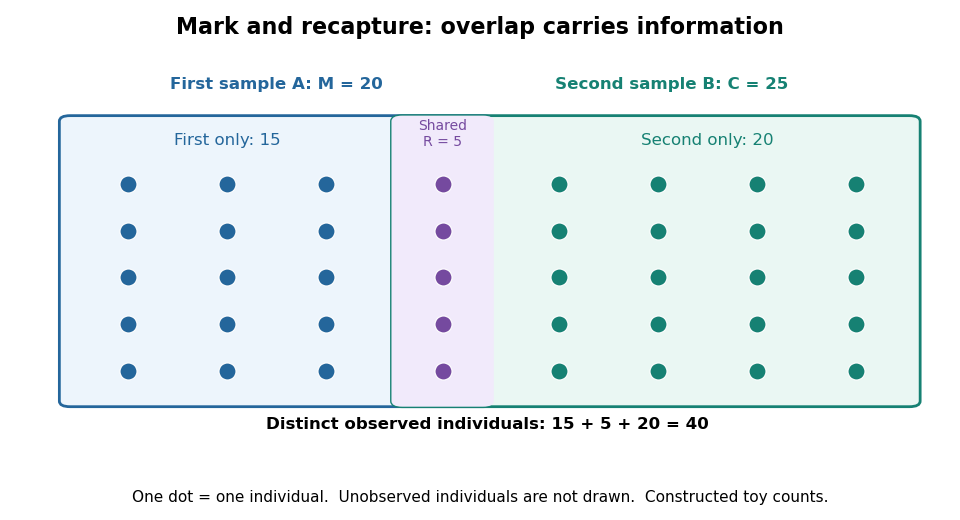

Reproduce this figure in Python.
"""Draw exactly 40 distinct observed individuals in two overlapping sample sets.

Tested with Python 3.14.4 and Matplotlib 3.10.7 (Debian +dfsg1 build).
Run from _media; write an opaque white PNG with this script's basename to CWD.
"""

from pathlib import Path

import matplotlib

matplotlib.use("Agg")
import matplotlib.pyplot as plt
from matplotlib.patches import FancyBboxPatch


def main():
    first = set(range(1, 21))
    second = set(range(16, 41))
    assert (len(first), len(second), len(first & second), len(first | second)) == (20, 25, 5, 40)
    groups = (
        (sorted(first - second), (0.65, 1.75, 2.85), "#24669b"),
        (sorted(first & second), (4.15,), "#754a9f"),
        (sorted(second - first), (5.45, 6.55, 7.65, 8.75), "#168173"),
    )
    plt.rcParams.update({"font.size": 12, "figure.facecolor": "white"})
    fig, ax = plt.subplots(figsize=(9.6, 5.2), dpi=100)
    ax.add_patch(FancyBboxPatch((0.0, 0.35), 4.6, 6.0, boxstyle="round,pad=0.12",
                              facecolor="#edf5fc", edgecolor="#24669b", linewidth=2))
    ax.add_patch(FancyBboxPatch((3.7, 0.35), 5.65, 6.0, boxstyle="round,pad=0.12",
                              facecolor="#eaf7f3", edgecolor="#168173", linewidth=2))
    ax.add_patch(FancyBboxPatch((3.7, 0.35), 0.9, 6.0, boxstyle="round,pad=0.12",
                              facecolor="#f1eafb", edgecolor="none"))
    # Each identifier occupies one position, including the five shared identifiers.
    plotted_ids = []
    for ids, columns, color in groups:
        positions = [(x, y) for y in (5, 4, 3, 2, 1) for x in columns]
        assert len(ids) == len(positions)
        ax.scatter([x for x, y in positions], [y for x, y in positions],
                   s=150, color=color, edgecolor="white", linewidth=0.8, zorder=4)
        plotted_ids.extend(ids)
    assert len(plotted_ids) == len(set(plotted_ids)) == 40
    assert sum(len(collection.get_offsets()) for collection in ax.collections) == 40
    ax.text(2.3, 7.05, "First sample A: M = 20", ha="center", color="#24669b", weight="bold")
    ax.text(6.7, 7.05, "Second sample B: C = 25", ha="center", color="#168173", weight="bold")
    ax.text(1.75, 5.85, "First only: 15", ha="center", color="#24669b")
    ax.text(4.15, 5.82, "Shared\nR = 5", ha="center", color="#754a9f", fontsize=10)
    ax.text(7.1, 5.85, "Second only: 20", ha="center", color="#168173")
    ax.text(4.65, -0.25, "Distinct observed individuals: 15 + 5 + 20 = 40", ha="center", weight="bold")
    ax.set(xlim=(-0.3, 9.7), ylim=(-0.75, 7.5))
    ax.axis("off")
    fig.suptitle("Mark and recapture: overlap carries information", y=0.97, fontsize=16, weight="bold")
    fig.text(0.5, 0.035, "One dot = one individual.  Unobserved individuals are not drawn.  Constructed toy counts.",
             ha="center", fontsize=11)
    fig.subplots_adjust(left=0.045, right=0.98, top=0.87, bottom=0.13)
    fig.savefig(Path.cwd() / Path(__file__).with_suffix(".png").name,
                facecolor="white", transparent=False)
    plt.close(fig)


if __name__ == "__main__":
    main()
